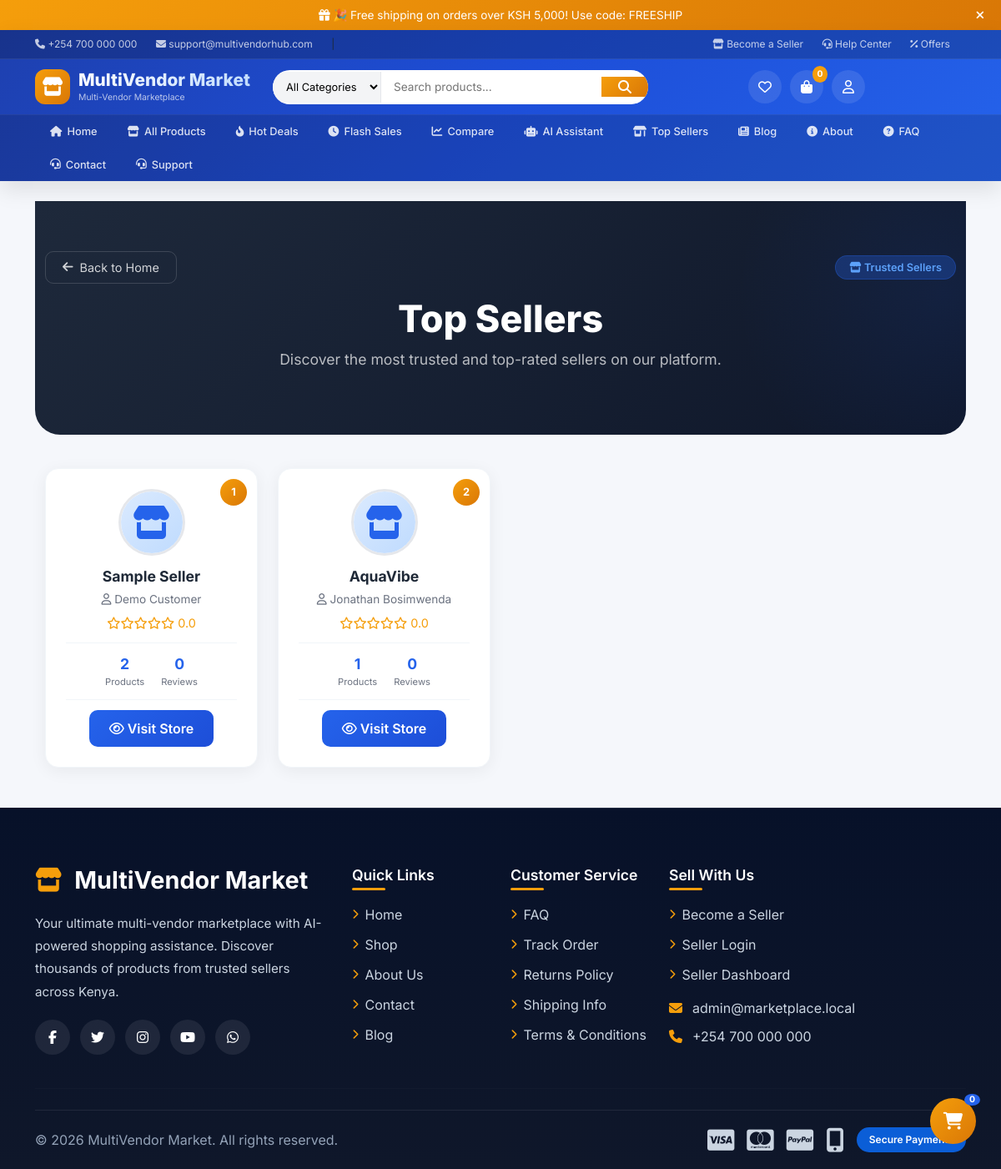
Page /sellers.php on the earlier database version.
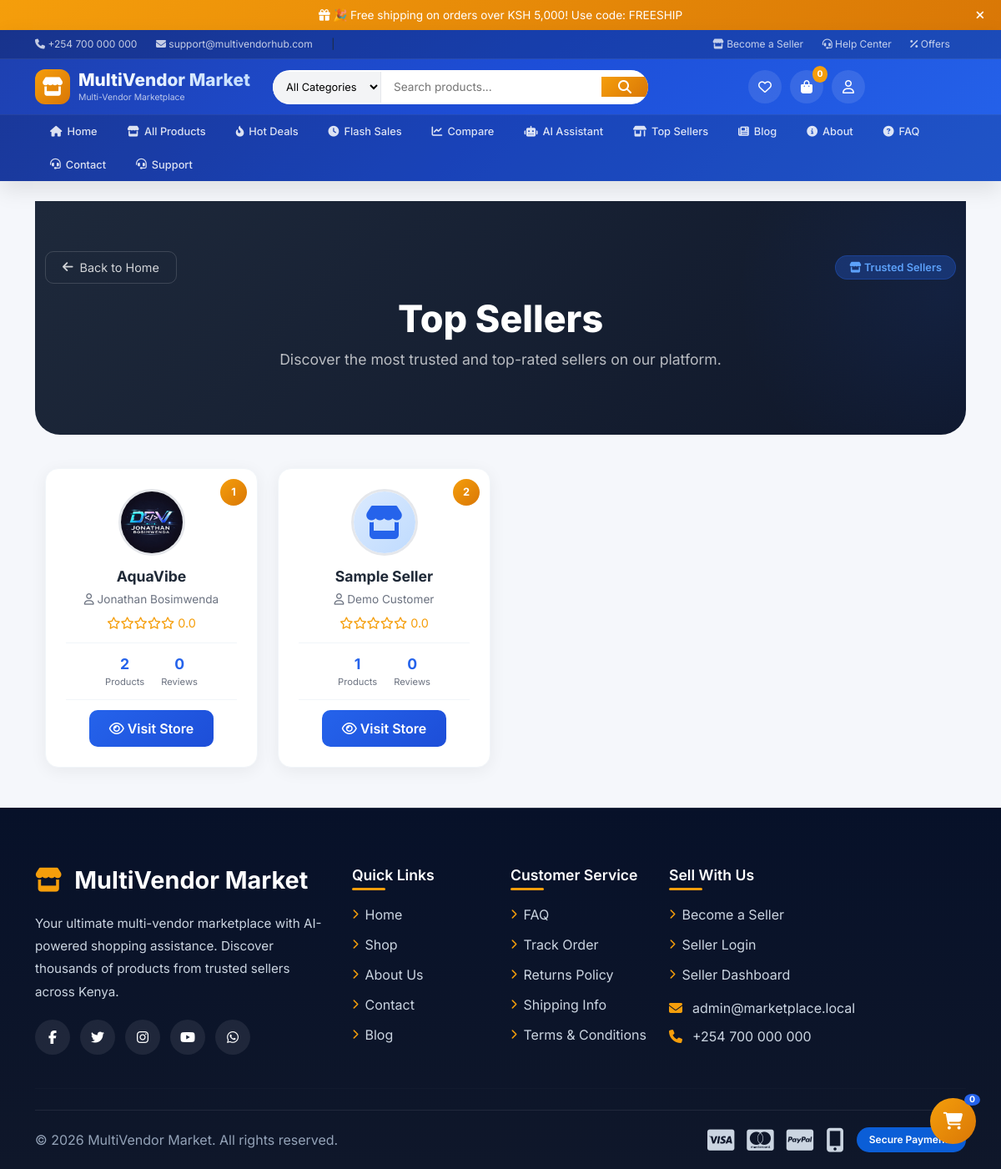
Same page on the later database version.
### tables this page shows
CREATE TABLE `sellers` (
  `id` int(11) NOT NULL,
  `user_id` int(11) NOT NULL,
  `shop_name` varchar(150) NOT NULL,
  `shop_logo` varchar(255) DEFAULT NULL,
  `phone` varchar(60) NOT NULL,
  `business_id` varchar(100) NOT NULL,
  `id_image` varchar(255) DEFAULT NULL,
  `description` text DEFAULT NULL,
  `location` varchar(255) DEFAULT NULL,
  `status` enum('pending','verified','rejected') NOT NULL DEFAULT 'pending',
  `subscription_status` enum('active','expired','none') NOT NULL DEFAULT 'none',
  `subscription_expires` date DEFAULT NULL,
  `created_at` datetime NOT NULL
);

CREATE TABLE `users` (
  `id` int(11) NOT NULL,
  `name` varchar(120) NOT NULL,
  `email` varchar(190) NOT NULL,
  `password_hash` varchar(255) NOT NULL,
  `role` enum('customer','seller','admin') NOT NULL DEFAULT 'customer',
  `phone` varchar(40) DEFAULT NULL,
  `address` text DEFAULT NULL,
  `email_verified` tinyint(1) NOT NULL DEFAULT 0,
  `verification_token` varchar(64) DEFAULT NULL,
  `reset_token` varchar(64) DEFAULT NULL,
  `reset_expires` datetime DEFAULT NULL,
  `created_at` datetime NOT NULL,
  `remember_token` varchar(64) DEFAULT NULL,
  `remember_expires` datetime DEFAULT NULL
);

### includes/functions.php (called while the page is built, shortened)
<?php
function sanitize($value) {
    return htmlspecialchars(trim($value), ENT_QUOTES, 'UTF-8');
}
?>

### sellers.php (the view, shortened to what this page needs)
<?php
require_once 'includes/header.php';
$page = isset($_GET['page']) ? (int)$_GET['page'] : 1;
$limit = 12;
$offset = ($page - 1) * $limit;
$sellers_sql = "SELECT s.*, u.name as owner_name, u.email as owner_email,
                COUNT(DISTINCT p.id) as product_count,
                COALESCE(AVG(r.rating), 0) as avg_rating,
                COUNT(DISTINCT r.id) as review_count
                FROM sellers s
                JOIN users u ON u.id = s.user_id
                LEFT JOIN products p ON p.seller_id = s.id AND p.status = 'approved'
                LEFT JOIN reviews r ON r.product_id = p.id
                WHERE s.status = 'verified'
                GROUP BY s.id
                ORDER BY product_count DESC, avg_rating DESC
                LIMIT ? OFFSET ?";
$stmt = $mysqli->prepare($sellers_sql);
$stmt->bind_param('ii', $limit, $offset);
$stmt->execute();
$sellers = $stmt->get_result();
?>
<div class="sellers-hero">
    <div class="container">
        <div style="display:flex;justify-content:space-between;align-items:center;flex-wrap:wrap;gap:12px;margin-bottom:16px;">
            <a href="index.php" class="back-btn">
                <i class="fa-solid fa-arrow-left"></i> Back to Home
            </a>
            <span class="ai-badge">
                <i class="fa-solid fa-store"></i> Trusted Sellers
            </span>
        </div>
        <h1>Top Sellers</h1>
        <p>Discover the most trusted and top-rated sellers on our platform.</p>
    </div>
</div>
<div class="container mb-5">
    <?php if ($sellers->num_rows === 0): ?>
        <div class="empty-state">
            <i class="fa-solid fa-store"></i>
            <h3>No Sellers Yet</h3>
            <p>Be the first to become a seller on our platform.</p>
            <a href="become-seller.php" class="btn btn-primary">
                <i class="fa-solid fa-plus"></i> Become a Seller
            </a>
        </div>
    <?php else: ?>
        <div class="row g-4">
            <?php
            $rank = $offset + 1;
            while ($seller = $sellers->fetch_assoc()):
                $rating = round($seller['avg_rating'] ?? 0, 1);
                $stars = '';
                for ($i = 1; $i <= 5; $i++) {
                    if ($i <= floor($rating)) {
                        $stars .= '<i class="fa-solid fa-star"></i>';
                    } elseif ($i - 0.5 <= $rating) {
                        $stars .= '<i class="fa-solid fa-star-half-stroke"></i>';
                    } else {
                        $stars .= '<i class="fa-regular fa-star"></i>';
                    }
                }
                $has_logo = !empty($seller['shop_logo']) && file_exists('uploads/sellers/' . $seller['shop_logo']);
            ?>
                <div class="col-lg-3 col-md-6">
                    <div class="seller-card">
                        <div class="rank-badge"><?= $rank ?></div>
                        <div class="avatar">
                            <?php if ($has_logo): ?>
                                <img src="uploads/sellers/<?= $seller['shop_logo'] ?>"
                                     alt="<?= sanitize($seller['shop_name']) ?>"
                                     loading="lazy">
                            <?php else: ?>
                                <div class="no-logo">
                                    <i class="fa-solid fa-store"></i>
                                </div>
                            <?php endif; ?>
                        </div>
                        <div class="shop-name"><?= sanitize($seller['shop_name']) ?></div>
                        <div class="owner-name">
                            <i class="fa-regular fa-user"></i> <?= sanitize($seller['owner_name']) ?>
                        </div>
                        <div class="rating">
                            <?= $stars ?> <?= number_format($rating, 1) ?>
                        </div>
                        <div class="stats">
                            <div class="stat-item">
                                <div class="stat-number"><?= number_format($seller['product_count'] ?? 0) ?></div>
                                <div class="stat-label">Products</div>
                            </div>
                            <div class="stat-item">
                                <div class="stat-number"><?= number_format($seller['review_count'] ?? 0) ?></div>
                                <div class="stat-label">Reviews</div>
                            </div>
                        </div>
                        <a href="seller.php?id=<?= $seller['id'] ?>" class="btn-visit">
                            <i class="fa-regular fa-eye"></i> Visit Store
                        </a>
                    </div>
                </div>
            <?php
                $rank++;
            endwhile;
            ?>
        </div>
    <?php endif; ?>
</div>
<?php require_once 'includes/footer.php'; ?>

Differences in the rows shown:
changed sellers "AquaVibe": shop_logo: picture added; product_count "1" → "2"; moves up the list
computed for sellers "Sample Seller": product_count "2" → "1"
